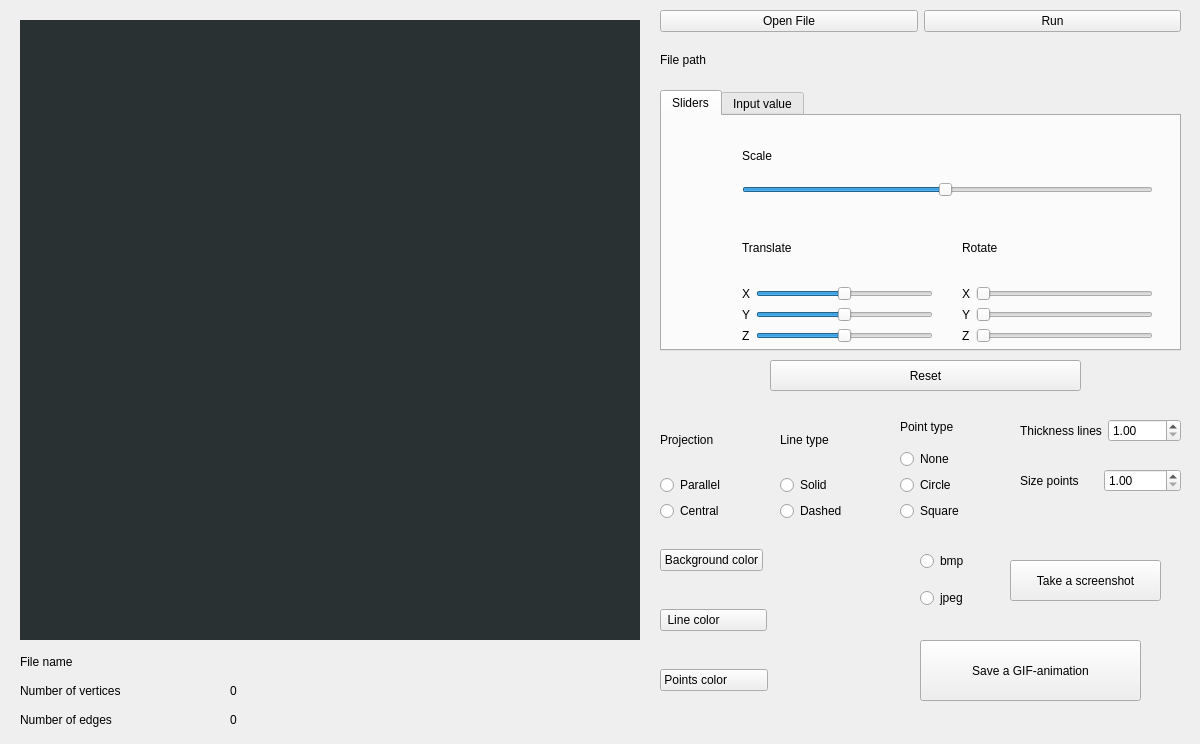
<?xml version="1.0" encoding="UTF-8"?>
<ui version="4.0">
 <class>MainWindow</class>
 <widget class="QMainWindow" name="MainWindow">
  <property name="geometry">
   <rect>
    <x>0</x>
    <y>0</y>
    <width>1200</width>
    <height>744</height>
   </rect>
  </property>
  <property name="windowTitle">
   <string>MainWindow</string>
  </property>
  <widget class="QWidget" name="centralwidget">
   <widget class="GLWid" name="widget" native="true">
    <property name="geometry">
     <rect>
      <x>20</x>
      <y>20</y>
      <width>620</width>
      <height>620</height>
     </rect>
    </property>
    <property name="styleSheet">
     <string notr="true">background-color: rgb(41,49,51);</string>
    </property>
   </widget>
   <widget class="QWidget" name="layoutWidget_1">
    <property name="geometry">
     <rect>
      <x>660</x>
      <y>10</y>
      <width>521</width>
      <height>71</height>
     </rect>
    </property>
    <layout class="QVBoxLayout" name="verticalLayout_5">
     <item>
      <layout class="QHBoxLayout" name="horizontalLayout_3">
       <item>
        <widget class="QPushButton" name="openFile">
         <property name="text">
          <string>Open File</string>
         </property>
        </widget>
       </item>
       <item>
        <widget class="QPushButton" name="run">
         <property name="text">
          <string>Run</string>
         </property>
        </widget>
       </item>
      </layout>
     </item>
     <item>
      <widget class="QLabel" name="fileName">
       <property name="text">
        <string>File path</string>
       </property>
      </widget>
     </item>
    </layout>
   </widget>
   <widget class="QWidget" name="layoutWidget_2">
    <property name="geometry">
     <rect>
      <x>660</x>
      <y>410</y>
      <width>111</width>
      <height>111</height>
     </rect>
    </property>
    <layout class="QVBoxLayout" name="verticalLayout_4">
     <item>
      <widget class="QLabel" name="projection">
       <property name="text">
        <string>Projection</string>
       </property>
      </widget>
     </item>
     <item>
      <layout class="QVBoxLayout" name="verticalLayout_8">
       <item>
        <widget class="QRadioButton" name="parallel">
         <property name="text">
          <string>Parallel</string>
         </property>
        </widget>
       </item>
       <item>
        <widget class="QRadioButton" name="central">
         <property name="text">
          <string>Central</string>
         </property>
        </widget>
       </item>
      </layout>
     </item>
    </layout>
   </widget>
   <widget class="QWidget" name="layoutWidget_3">
    <property name="geometry">
     <rect>
      <x>780</x>
      <y>410</y>
      <width>111</width>
      <height>111</height>
     </rect>
    </property>
    <layout class="QVBoxLayout" name="verticalLayout_7">
     <item>
      <widget class="QLabel" name="lineType">
       <property name="text">
        <string>Line type</string>
       </property>
      </widget>
     </item>
     <item>
      <layout class="QVBoxLayout" name="verticalLayout_6">
       <item>
        <widget class="QRadioButton" name="solid">
         <property name="text">
          <string>Solid</string>
         </property>
        </widget>
       </item>
       <item>
        <widget class="QRadioButton" name="dashed">
         <property name="text">
          <string>Dashed</string>
         </property>
        </widget>
       </item>
      </layout>
     </item>
    </layout>
   </widget>
   <widget class="QWidget" name="layoutWidget_4">
    <property name="geometry">
     <rect>
      <x>1020</x>
      <y>410</y>
      <width>161</width>
      <height>41</height>
     </rect>
    </property>
    <layout class="QHBoxLayout" name="horizontalLayout">
     <item>
      <widget class="QLabel" name="thickness">
       <property name="text">
        <string>Thickness lines</string>
       </property>
      </widget>
     </item>
     <item>
      <widget class="QDoubleSpinBox" name="valueThicknessLines">
       <property name="minimum">
        <double>1.000000000000000</double>
       </property>
       <property name="maximum">
        <double>20.000000000000000</double>
       </property>
      </widget>
     </item>
    </layout>
   </widget>
   <widget class="QWidget" name="layoutWidget_5">
    <property name="geometry">
     <rect>
      <x>660</x>
      <y>600</y>
      <width>211</width>
      <height>41</height>
     </rect>
    </property>
    <layout class="QHBoxLayout" name="horizontalLayout_9">
     <item>
      <widget class="QPushButton" name="lineColor">
       <property name="text">
        <string> Line color             </string>
       </property>
      </widget>
     </item>
     <item>
      <widget class="QLabel" name="label">
       <property name="text">
        <string/>
       </property>
      </widget>
     </item>
    </layout>
   </widget>
   <widget class="QWidget" name="layoutWidget_6">
    <property name="geometry">
     <rect>
      <x>900</x>
      <y>410</y>
      <width>111</width>
      <height>111</height>
     </rect>
    </property>
    <layout class="QVBoxLayout" name="verticalLayout_10">
     <item>
      <widget class="QLabel" name="pointType">
       <property name="text">
        <string>Point type</string>
       </property>
      </widget>
     </item>
     <item>
      <layout class="QVBoxLayout" name="verticalLayout_9">
       <item>
        <widget class="QRadioButton" name="nonePoint">
         <property name="text">
          <string>None</string>
         </property>
        </widget>
       </item>
       <item>
        <widget class="QRadioButton" name="circlePoint">
         <property name="text">
          <string>Circle</string>
         </property>
        </widget>
       </item>
       <item>
        <widget class="QRadioButton" name="squerePoint">
         <property name="text">
          <string>Square</string>
         </property>
        </widget>
       </item>
      </layout>
     </item>
    </layout>
   </widget>
   <widget class="QWidget" name="layoutWidget_7">
    <property name="geometry">
     <rect>
      <x>1020</x>
      <y>460</y>
      <width>161</width>
      <height>41</height>
     </rect>
    </property>
    <layout class="QHBoxLayout" name="horizontalLayout_10">
     <item>
      <widget class="QLabel" name="sizePoints">
       <property name="text">
        <string>Size points</string>
       </property>
      </widget>
     </item>
     <item>
      <widget class="QDoubleSpinBox" name="valueSizePoints">
       <property name="minimum">
        <double>1.000000000000000</double>
       </property>
       <property name="maximum">
        <double>20.000000000000000</double>
       </property>
      </widget>
     </item>
    </layout>
   </widget>
   <widget class="QWidget" name="layoutWidget_8">
    <property name="geometry">
     <rect>
      <x>660</x>
      <y>660</y>
      <width>211</width>
      <height>41</height>
     </rect>
    </property>
    <layout class="QHBoxLayout" name="horizontalLayout_11">
     <item>
      <widget class="QPushButton" name="pointsColor">
       <property name="text">
        <string>Points color           </string>
       </property>
      </widget>
     </item>
     <item>
      <widget class="QLabel" name="labelPointColor">
       <property name="text">
        <string/>
       </property>
      </widget>
     </item>
    </layout>
   </widget>
   <widget class="QWidget" name="layoutWidget_9">
    <property name="geometry">
     <rect>
      <x>20</x>
      <y>650</y>
      <width>191</width>
      <height>81</height>
     </rect>
    </property>
    <layout class="QVBoxLayout" name="verticalLayout_11">
     <item>
      <widget class="QLabel" name="infoFileName">
       <property name="text">
        <string>File name</string>
       </property>
      </widget>
     </item>
     <item>
      <widget class="QLabel" name="label_3">
       <property name="text">
        <string>Number of vertices</string>
       </property>
      </widget>
     </item>
     <item>
      <widget class="QLabel" name="label_4">
       <property name="text">
        <string>Number of edges</string>
       </property>
      </widget>
     </item>
    </layout>
   </widget>
   <widget class="QWidget" name="layoutWidget_10">
    <property name="geometry">
     <rect>
      <x>230</x>
      <y>650</y>
      <width>411</width>
      <height>81</height>
     </rect>
    </property>
    <layout class="QVBoxLayout" name="verticalLayout_12">
     <item>
      <widget class="QLabel" name="valueInfoFileName">
       <property name="text">
        <string/>
       </property>
      </widget>
     </item>
     <item>
      <widget class="QLabel" name="valueNumderVertices">
       <property name="text">
        <string>0</string>
       </property>
      </widget>
     </item>
     <item>
      <widget class="QLabel" name="valueNumberEdges">
       <property name="text">
        <string>0</string>
       </property>
      </widget>
     </item>
    </layout>
   </widget>
   <widget class="QPushButton" name="resetAll">
    <property name="geometry">
     <rect>
      <x>770</x>
      <y>360</y>
      <width>311</width>
      <height>31</height>
     </rect>
    </property>
    <property name="text">
     <string>Reset</string>
    </property>
   </widget>
   <widget class="QPushButton" name="screenshotButton">
    <property name="geometry">
     <rect>
      <x>1010</x>
      <y>560</y>
      <width>151</width>
      <height>41</height>
     </rect>
    </property>
    <property name="text">
     <string>Take a screenshot</string>
    </property>
   </widget>
   <widget class="QTabWidget" name="tabWidget">
    <property name="geometry">
     <rect>
      <x>660</x>
      <y>90</y>
      <width>521</width>
      <height>261</height>
     </rect>
    </property>
    <property name="currentIndex">
     <number>0</number>
    </property>
    <widget class="QWidget" name="sliders">
     <attribute name="title">
      <string>Sliders</string>
     </attribute>
     <widget class="QWidget" name="layoutWidget_11">
      <property name="geometry">
       <rect>
        <x>80</x>
        <y>20</y>
        <width>411</width>
        <height>61</height>
       </rect>
      </property>
      <layout class="QVBoxLayout" name="verticalLayout">
       <item>
        <widget class="QLabel" name="scale">
         <property name="text">
          <string>Scale</string>
         </property>
        </widget>
       </item>
       <item>
        <widget class="QSlider" name="rescaling">
         <property name="minimum">
          <number>1</number>
         </property>
         <property name="maximum">
          <number>100</number>
         </property>
         <property name="value">
          <number>50</number>
         </property>
         <property name="orientation">
          <enum>Qt::Orientation::Horizontal</enum>
         </property>
        </widget>
       </item>
      </layout>
     </widget>
     <widget class="QWidget" name="layoutWidget_12_3">
      <property name="geometry">
       <rect>
        <x>300</x>
        <y>100</y>
        <width>191</width>
        <height>127</height>
       </rect>
      </property>
      <layout class="QVBoxLayout" name="verticalLayout_3">
       <item>
        <widget class="QLabel" name="rotate">
         <property name="text">
          <string>Rotate</string>
         </property>
        </widget>
       </item>
       <item>
        <layout class="QHBoxLayout" name="horizontalLayout_6">
         <item>
          <widget class="QLabel" name="rotateX">
           <property name="text">
            <string>X</string>
           </property>
          </widget>
         </item>
         <item>
          <widget class="QSlider" name="resRotateX">
           <property name="maximum">
            <number>359</number>
           </property>
           <property name="orientation">
            <enum>Qt::Orientation::Horizontal</enum>
           </property>
          </widget>
         </item>
        </layout>
       </item>
       <item>
        <layout class="QHBoxLayout" name="horizontalLayout_7">
         <item>
          <widget class="QLabel" name="rotateY">
           <property name="text">
            <string>Y</string>
           </property>
          </widget>
         </item>
         <item>
          <widget class="QSlider" name="resRotateY">
           <property name="maximum">
            <number>359</number>
           </property>
           <property name="orientation">
            <enum>Qt::Orientation::Horizontal</enum>
           </property>
          </widget>
         </item>
        </layout>
       </item>
       <item>
        <layout class="QHBoxLayout" name="horizontalLayout_8">
         <item>
          <widget class="QLabel" name="rotateZ">
           <property name="text">
            <string>Z</string>
           </property>
          </widget>
         </item>
         <item>
          <widget class="QSlider" name="resRotateZ">
           <property name="maximum">
            <number>359</number>
           </property>
           <property name="orientation">
            <enum>Qt::Orientation::Horizontal</enum>
           </property>
          </widget>
         </item>
        </layout>
       </item>
      </layout>
     </widget>
     <widget class="QWidget" name="layoutWidget_13">
      <property name="geometry">
       <rect>
        <x>80</x>
        <y>100</y>
        <width>191</width>
        <height>127</height>
       </rect>
      </property>
      <layout class="QVBoxLayout" name="verticalLayout_2">
       <item>
        <widget class="QLabel" name="translate">
         <property name="text">
          <string>Translate</string>
         </property>
        </widget>
       </item>
       <item>
        <layout class="QHBoxLayout" name="horizontalLayout_4">
         <item>
          <widget class="QLabel" name="translateX">
           <property name="text">
            <string>X</string>
           </property>
          </widget>
         </item>
         <item>
          <widget class="QSlider" name="resTransX">
           <property name="minimum">
            <number>-100</number>
           </property>
           <property name="maximum">
            <number>100</number>
           </property>
           <property name="orientation">
            <enum>Qt::Orientation::Horizontal</enum>
           </property>
          </widget>
         </item>
        </layout>
       </item>
       <item>
        <layout class="QHBoxLayout" name="horizontalLayout_5">
         <item>
          <widget class="QLabel" name="translateY">
           <property name="text">
            <string>Y</string>
           </property>
          </widget>
         </item>
         <item>
          <widget class="QSlider" name="resTransY">
           <property name="minimum">
            <number>-100</number>
           </property>
           <property name="maximum">
            <number>100</number>
           </property>
           <property name="orientation">
            <enum>Qt::Orientation::Horizontal</enum>
           </property>
          </widget>
         </item>
        </layout>
       </item>
       <item>
        <layout class="QHBoxLayout" name="horizontalLayout_2">
         <item>
          <widget class="QLabel" name="translateZ">
           <property name="text">
            <string>Z</string>
           </property>
          </widget>
         </item>
         <item>
          <widget class="QSlider" name="resTransZ">
           <property name="minimum">
            <number>-100</number>
           </property>
           <property name="maximum">
            <number>100</number>
           </property>
           <property name="orientation">
            <enum>Qt::Orientation::Horizontal</enum>
           </property>
          </widget>
         </item>
        </layout>
       </item>
      </layout>
     </widget>
    </widget>
    <widget class="QWidget" name="input_value">
     <attribute name="title">
      <string>Input value</string>
     </attribute>
     <widget class="QWidget" name="layoutWidget_14">
      <property name="geometry">
       <rect>
        <x>100</x>
        <y>10</y>
        <width>321</width>
        <height>51</height>
       </rect>
      </property>
      <layout class="QVBoxLayout" name="verticalLayout_13">
       <item>
        <widget class="QLabel" name="scale_2">
         <property name="text">
          <string>Scale</string>
         </property>
        </widget>
       </item>
       <item>
        <widget class="QSpinBox" name="rescaling_input">
         <property name="minimum">
          <number>0</number>
         </property>
         <property name="maximum">
          <number>500</number>
         </property>
         <property name="value">
          <number>50</number>
         </property>
        </widget>
       </item>
      </layout>
     </widget>
     <widget class="QWidget" name="layoutWidget_15">
      <property name="geometry">
       <rect>
        <x>280</x>
        <y>80</y>
        <width>141</width>
        <height>121</height>
       </rect>
      </property>
      <layout class="QVBoxLayout" name="verticalLayout_17">
       <item>
        <widget class="QLabel" name="rotate_2">
         <property name="text">
          <string>Rotate</string>
         </property>
        </widget>
       </item>
       <item>
        <layout class="QVBoxLayout" name="verticalLayout_14">
         <item>
          <layout class="QVBoxLayout" name="verticalLayout_16">
           <item>
            <layout class="QHBoxLayout" name="horizontalLayout_15">
             <item>
              <widget class="QLabel" name="rotateX_2">
               <property name="text">
                <string>X</string>
               </property>
              </widget>
             </item>
             <item>
              <widget class="QSpinBox" name="resRotateX_input">
               <property name="maximum">
                <number>360</number>
               </property>
              </widget>
             </item>
            </layout>
           </item>
           <item>
            <layout class="QHBoxLayout" name="horizontalLayout_16">
             <item>
              <widget class="QLabel" name="rotateY_2">
               <property name="text">
                <string>Y</string>
               </property>
              </widget>
             </item>
             <item>
              <widget class="QSpinBox" name="resRotateY_input">
               <property name="maximum">
                <number>360</number>
               </property>
              </widget>
             </item>
            </layout>
           </item>
           <item>
            <layout class="QHBoxLayout" name="horizontalLayout_17">
             <item>
              <widget class="QLabel" name="rotateZ_2">
               <property name="text">
                <string>Z</string>
               </property>
              </widget>
             </item>
             <item>
              <widget class="QSpinBox" name="resRotateZ_input">
               <property name="maximum">
                <number>360</number>
               </property>
              </widget>
             </item>
            </layout>
           </item>
          </layout>
         </item>
        </layout>
       </item>
      </layout>
     </widget>
     <widget class="QWidget" name="layoutWidget_16">
      <property name="geometry">
       <rect>
        <x>100</x>
        <y>80</y>
        <width>151</width>
        <height>121</height>
       </rect>
      </property>
      <layout class="QVBoxLayout" name="verticalLayout_18">
       <item>
        <widget class="QLabel" name="translate_2">
         <property name="text">
          <string>Translate</string>
         </property>
        </widget>
       </item>
       <item>
        <layout class="QVBoxLayout" name="verticalLayout_15">
         <item>
          <layout class="QHBoxLayout" name="horizontalLayout_13">
           <item>
            <widget class="QLabel" name="translateY_2">
             <property name="text">
              <string>Y</string>
             </property>
            </widget>
           </item>
           <item>
            <widget class="QDoubleSpinBox" name="resTransY_input">
             <property name="decimals">
              <number>4</number>
             </property>
             <property name="minimum">
              <double>-10000.000000000000000</double>
             </property>
             <property name="maximum">
              <double>10000.989999999999782</double>
             </property>
             <property name="singleStep">
              <double>0.100000000000000</double>
             </property>
            </widget>
           </item>
          </layout>
         </item>
         <item>
          <layout class="QHBoxLayout" name="horizontalLayout_12">
           <item>
            <widget class="QLabel" name="translateX_2">
             <property name="text">
              <string>X</string>
             </property>
            </widget>
           </item>
           <item>
            <widget class="QDoubleSpinBox" name="resTransX_input">
             <property name="decimals">
              <number>4</number>
             </property>
             <property name="minimum">
              <double>-1000.990000000000009</double>
             </property>
             <property name="maximum">
              <double>1000.990000000000009</double>
             </property>
             <property name="singleStep">
              <double>0.100000000000000</double>
             </property>
            </widget>
           </item>
          </layout>
         </item>
         <item>
          <layout class="QHBoxLayout" name="horizontalLayout_14">
           <item>
            <widget class="QLabel" name="translateZ_2">
             <property name="text">
              <string>Z</string>
             </property>
            </widget>
           </item>
           <item>
            <widget class="QDoubleSpinBox" name="resTransZ_input">
             <property name="decimals">
              <number>4</number>
             </property>
             <property name="minimum">
              <double>-10000.000000000000000</double>
             </property>
             <property name="maximum">
              <double>10000.989999999999782</double>
             </property>
             <property name="singleStep">
              <double>0.100000000000000</double>
             </property>
            </widget>
           </item>
          </layout>
         </item>
        </layout>
       </item>
      </layout>
     </widget>
    </widget>
   </widget>
   <widget class="QWidget" name="layoutWidget_17">
    <property name="geometry">
     <rect>
      <x>920</x>
      <y>540</y>
      <width>81</width>
      <height>81</height>
     </rect>
    </property>
    <layout class="QVBoxLayout" name="verticalLayout_19">
     <item>
      <widget class="QRadioButton" name="bmpImage">
       <property name="text">
        <string>bmp</string>
       </property>
      </widget>
     </item>
     <item>
      <widget class="QRadioButton" name="jpegImage">
       <property name="text">
        <string>jpeg</string>
       </property>
      </widget>
     </item>
    </layout>
   </widget>
   <widget class="QPushButton" name="gif">
    <property name="geometry">
     <rect>
      <x>920</x>
      <y>640</y>
      <width>221</width>
      <height>61</height>
     </rect>
    </property>
    <property name="text">
     <string>Save a GIF-animation</string>
    </property>
   </widget>
   <widget class="QWidget" name="layoutWidget">
    <property name="geometry">
     <rect>
      <x>660</x>
      <y>540</y>
      <width>211</width>
      <height>41</height>
     </rect>
    </property>
    <layout class="QHBoxLayout" name="horizontalLayout_18">
     <item>
      <widget class="QPushButton" name="backgroungColor">
       <property name="text">
        <string>Background color</string>
       </property>
      </widget>
     </item>
     <item>
      <widget class="QLabel" name="labelBackgroundColor">
       <property name="text">
        <string/>
       </property>
      </widget>
     </item>
    </layout>
   </widget>
  </widget>
 </widget>
 <customwidgets>
  <customwidget>
   <class>GLWid</class>
   <extends>QWidget</extends>
   <header location="global">glwid.h</header>
   <container>1</container>
  </customwidget>
 </customwidgets>
 <resources/>
 <connections/>
</ui>
